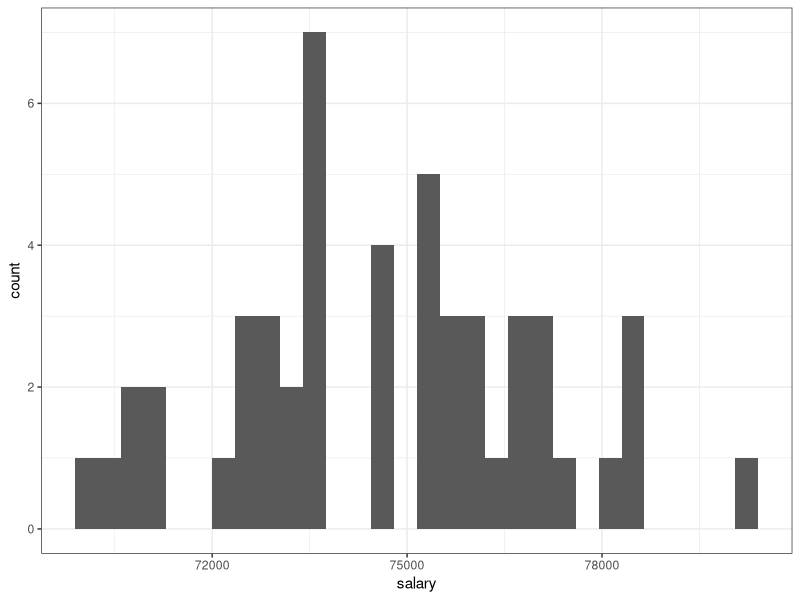
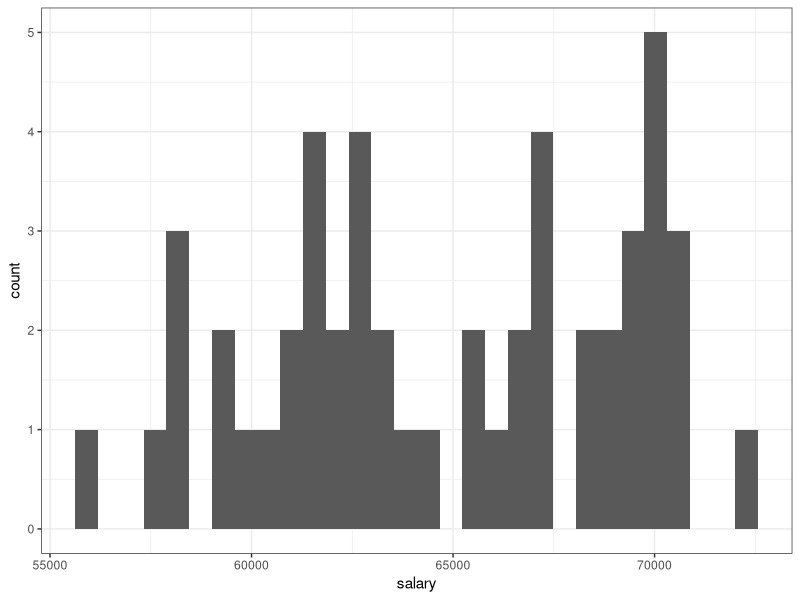
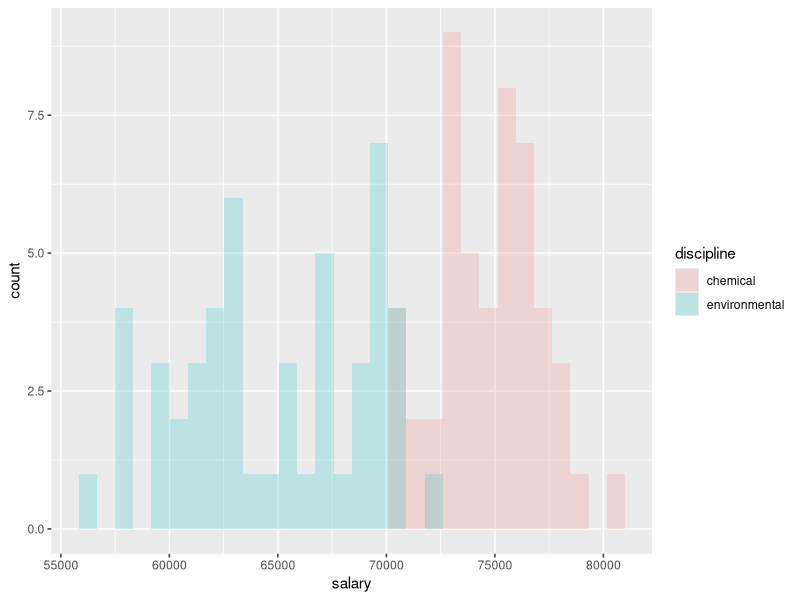

Here is the R script that generated these plots, in order: (Note: this script raises an error after producing the figures.)
### Week 9 - Comparing means (t-test) demos 


library(tidyverse)
library(broom)




getwd()
wd_path <- wd_path <- "G:/My Drive/AK Faculty/Teaching/ENGE 5714 - Quantitative Analysis Spring 2020/ENGE 5714 Quantitative Analysis - Shared materials/Week 8 - Comparing two means (t-tests)"
setwd(wd_path)
list.files()





### Demo 1 - comparing salary data for chemical engineering and civil engineering #####


# First, let's generate some data so that we know the underlying data-generating process that we use statistical tests to characterize

# we'll have a sample of 100 participants
N <- 100

student_id <- seq(N)

group_size <- N/2

chem_eng_df <- tibble(id = seq(group_size),
                      salary = round(rnorm(n = group_size, mean = 75000, sd = 3000), 2),
                      discipline = "chemical")
chem_eng_df %>% 
  ggplot(aes(x= salary)) +
  geom_histogram() +
  theme_bw()


env_eng_df <- tibble(id = seq(group_size),
                      salary = round(rnorm(n = group_size, mean = 65000, sd = 4000), 2),
                      discipline = "environmental")
env_eng_df %>% 
  ggplot(aes(x= salary)) +
  geom_histogram() +
  theme_bw()


# combine the two disciplinary dataframes together
salary_comb_long <- bind_rows(chem_eng_df, env_eng_df)



salary_comb_long %>% 
  ggplot(aes(x = salary, fill = discipline)) +
  geom_histogram(alpha = 0.2, position = "identity")


# independent samples t-test using the long format approach (NB: the long format is a good practice - it keeps the grouping variable in one column and the continuous outcome variable in a separate column)
salary_test <- t.test(salary ~ discipline, data = salary_comb_long, paired = FALSE)
salary_test

# use the tidy() function from the broom package to generate a tibble with the output of the t.test()
tidy(salary_test)


# remember that a t-test is similar to a linear regression model with a binary predictor variable and continuous outcome variable
salary_lm <- lm(salary ~ discipline, data = salary_comb_long)
summary(salary_lm)

# calculate the effect size of discipline on salary
(t <- salary_test$statistic[[1]]) # wrapping this in parentheses prints out the value of t at the same time that it stores the value of t
(df <- salary_test$parameter[[1]])
(r <- sqrt(t^2/(t^2 + df)))
round(r,3)
r^2

# we now have the results of an independent samples t-test and the effect size. 
# Think about what would happen if we changed the sample size 
# or if we changed the underlying distributions that we used to generate the salary data


# we can also run the t-test using a wide format approach
salary_comb_wide <- salary_comb_long %>% 
  pivot_wider(names_from = discipline, values_from = salary)

salary_test_2 <- t.test(salary_comb_wide$chemical, salary_comb_wide$environmental, paired = FALSE)
salary_test_2






### Demo 2 - student SAT scores #####

# Let's try a second example. This time we'll simulate data we might have where a dependent samples t-test would be appropriate. 
# We are going to simulate the scenario where we have student SAT scores on both the verbal section and math section

samp_size <- 1000

student_id <- seq(samp_size)
sat_verbal <- round(rnorm(n = samp_size, mean = 620, sd = 55), 0)
sat_math <- round(rnorm(n = samp_size, mean = 700, sd = 40), 0)

sat_verbal_capped <- modify(.x = sat_verbal, .f = ~ min(800, .x))
sat_math_capped <- modify(.x = sat_math, .f = ~min(800, .x))

sat_df <- tibble(id = student_id,
                 verbal = sat_verbal_capped,
                 math = sat_math_capped)

sat_df %>% ggplot(aes(x = verbal)) +
  geom_histogram() +
  labs(title = "Simulated SAT Verbal Histogram",
       x = "Verbal Score",
       y = "Count")


sat_df %>% ggplot(aes(x = math)) +
  geom_histogram() +
  labs(title = "Simulated SAT Math Histogram",
       x = "Math Score",
       y = "Count")


# alternatively, we could plot these together by either making a long data set or 
# just overlaying histograms and modifying transparency (the alpha parameter)
sat_df %>% ggplot() +
  geom_histogram(aes(x = math, fill = "red"), alpha = 0.2) +
  labs(title = "Simulated SAT Scores Histogram",
       x = "SAT Score",
       y = "Count") +
  geom_histogram(aes(x = verbal, fill = "blue"), alpha = 0.2)


# looking at the histogram, we can see that there appears to be a systematic difference in the scores
# Running a t-test will help us see if that initial observation is statistically correct. 
# Since we will be comparing verbal and math scores for each student, this will be a dependent samples (or paired samples) t-test

sat_t_test <- t.test(sat_df$verbal, sat_df$math, paired = TRUE) # don't forget to add: paired = TRUE
# now look at the results
sat_t_test




# we see there was a statistically significant difference, but now let's try changing the distributions and see what happens

# first, we'll change make the means very close together and see how sensitive the test is to that
samp_size <- 1000

student_id_2 <- seq(samp_size)
sat_verbal_2 <- round(rnorm(n = samp_size, mean = 690, sd = 55), 0)
sat_math_2 <- round(rnorm(n = samp_size, mean = 700, sd = 40), 0)

# let's cap the simulated scores at 800
sat_verbal_2_capped <- modify(.x = sat_verbal_2, .f = ~ min(800, .x))
sat_math_2_capped <- modify(.x = sat_math_2, .f = ~min(800, .x))


sat_df_2 <- tibble(id = student_id,
                 verbal = sat_verbal_2_capped,
                 math = sat_math_2_capped)

sat_df_2 %>% ggplot(aes(x = verbal)) +
  geom_histogram() +
  labs(title = "Simulated SAT Verbal Histogram",
       x = "Verbal Score",
       y = "Count")


sat_df_2 %>% ggplot(aes(x = math)) +
  geom_histogram() +
  labs(title = "Simulated SAT Math Histogram",
       x = "Math Score",
       y = "Count")


# alternatively, we could plot these together by either making a long data set or 
# just overlaying histograms and modifying transparency (the alpha parameter)
sat_df_2 %>% ggplot() +
  geom_histogram(aes(x = math, fill = "red"), alpha = 0.2) +
  labs(title = "Simulated SAT Scores Histogram",
       x = "SAT Score",
       y = "Count") +
  geom_histogram(aes(x = verbal, fill = "blue"), alpha = 0.2)


# looking at the histogram, we can see that there appears to be a systematic difference in the scores
# Running a t-test will help us see if that initial observation is statistically correct. 
# Since we will be comparing verbal and math scores for each student, this will be a dependent samples (or paired samples) t-test

sat_t_test_2 <- t.test(sat_df_2$verbal, sat_df_2$math, paired = TRUE) # don't forget to add: paired = TRUE
# now look at the results
sat_t_test_2






# let's try a third test - this time we'll change the sample size to be 25 students rather than 1000
samp_size <- 25

student_id_3 <- seq(samp_size)
sat_verbal_3 <- round(rnorm(n = samp_size, mean = 690, sd = 55), 0)
sat_math_3 <- round(rnorm(n = samp_size, mean = 700, sd = 40), 0)

# cap the scores at 800
sat_verbal_3_capped <- modify(.x = sat_verbal_3, .f = ~ min(800, .x))
sat_math_3_capped <- modify(.x = sat_math_3, .f = ~min(800, .x))



sat_df_3 <- tibble(id = student_id_3,
                 verbal = sat_verbal_3_capped,
                 math = sat_math_3_capped)

sat_df_3 %>% ggplot(aes(x = verbal)) +
  geom_histogram() +
  labs(title = "Simulated SAT Verbal Histogram",
       x = "Verbal Score",
       y = "Count")


sat_df_3 %>% ggplot(aes(x = math)) +
  geom_histogram() +
  labs(title = "Simulated SAT Math Histogram",
       x = "Math Score",
       y = "Count")


# alternatively, we could plot these together by either making a long data set or 
# just overlaying histograms and modifying transparency (the alpha parameter)
sat_df_3 %>% ggplot() +
  geom_histogram(aes(x = math, fill = "red"), alpha = 0.2) +
  labs(title = "Simulated SAT Scores Histogram",
       x = "SAT Score",
       y = "Count") +
  geom_histogram(aes(x = verbal, fill = "blue"), alpha = 0.2)


# looking at the histogram, we can see that there appears to be a systematic difference in the scores
# Running a t-test will help us see if that initial observation is statistically correct. 
# Since we will be comparing verbal and math scores for each student, this will be a dependent samples (or paired samples) t-test

sat_t_test_3 <- t.test(sat_df_3$verbal, sat_df_3$math, paired = TRUE) # don't forget to add: paired = TRUE
# now look at the results
sat_t_test_3



# now we see that the statistically significant difference is gone. How about if we go back to having a large difference in the means

samp_size <- 25

student_id_4 <- seq(samp_size)
sat_verbal_4 <- round(rnorm(n = samp_size, mean = 620, sd = 55), 0)
sat_math_4 <- round(rnorm(n = samp_size, mean = 700, sd = 40), 0)

#cap the scores at 800
sat_verbal_4_capped <- modify(.x = sat_verbal_4, .f = ~ min(800, .x))
sat_math_4_capped <- modify(.x = sat_math_4, .f = ~min(800, .x))


sat_df_4 <- tibble(id = student_id_4,
                   verbal = sat_verbal_4_capped,
                   math = sat_math_4_capped)

# visualize the distributions of scores
sat_df_4 %>% ggplot(aes(x = verbal)) +
  geom_histogram() +
  labs(title = "Simulated SAT Verbal Histogram",
       x = "Verbal Score",
       y = "Count")


sat_df_4 %>% ggplot(aes(x = math)) +
  geom_histogram() +
  labs(title = "Simulated SAT Math Histogram",
       x = "Math Score",
       y = "Count")


# alternatively, we could plot these together by either making a long data set or 
# just overlaying histograms and modifying transparency (the alpha parameter)
sat_df_4 %>% ggplot() +
  geom_histogram(aes(x = math, fill = "red"), alpha = 0.2) +
  labs(title = "Simulated SAT Scores Histogram",
       x = "SAT Score",
       y = "Count") +
  geom_histogram(aes(x = verbal, fill = "blue"), alpha = 0.2) +
  scale_fill_manual(name = "Category", values = c("blue", "red"), labels = c("verbal", "math"))


# looking at the histogram, we can see that there appears to be a systematic difference in the scores
# Running a t-test will help us see if that initial observation is statistically correct. 
# Since we will be comparing verbal and math scores for each student, this will be a dependent samples (or paired samples) t-test

sat_t_test_4 <- t.test(sat_df_4$math, sat_df_4$verbal, paired = TRUE) # don't forget to add: paired = TRUE
# now look at the results
sat_t_test_4

# We should see that the t-test will pick up differences between means if there is a sufficiently large difference.










